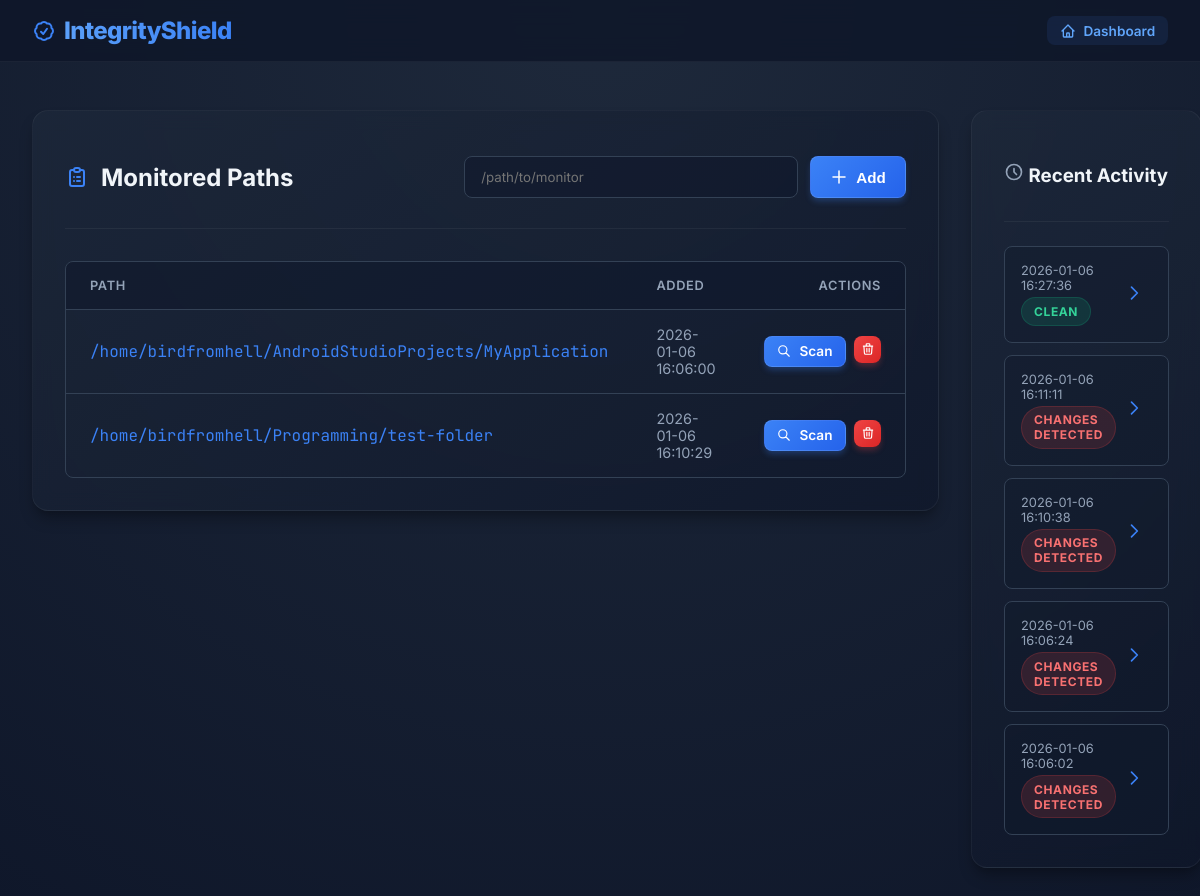
The page / on the database its author committed.
### tables this page shows
CREATE TABLE monitored_paths (
                    id INTEGER PRIMARY KEY AUTOINCREMENT,
                    path TEXT UNIQUE NOT NULL,
                    added_at TIMESTAMP DEFAULT CURRENT_TIMESTAMP
                );

CREATE TABLE scan_logs (
                    id INTEGER PRIMARY KEY AUTOINCREMENT,
                    scan_time TIMESTAMP DEFAULT CURRENT_TIMESTAMP,
                    status TEXT,
                    details TEXT
                );

### app.py (the view)
@app.route('/')
def index():
    conn = get_db_connection()
    paths = conn.execute('SELECT * FROM monitored_paths').fetchall()
    recent_scans = conn.execute('SELECT * FROM scan_logs ORDER BY scan_time DESC LIMIT 5').fetchall()
    conn.close()
    return render_template('index.html', paths=paths, scans=recent_scans)

### database.py (called while the page is built)
def get_db_connection():
    conn = sqlite3.connect(DB_NAME)
    conn.row_factory = sqlite3.Row
    return conn

### templates/index.html (shortened to what this page needs)
{% extends 'base.html' %}
{% block content %}
<div class="dashboard-grid">
    <div>
        <div class="card">
            <div class="card-header">
                <h2>
                    Monitored Paths
                </h2>
                <form action="{{ url_for('add_path') }}" method="POST" style="display: flex; gap: 0.75rem;">
                    <input type="text" name="path" placeholder="/path/to/monitor" required>
                    <button type="submit" class="btn btn-primary">
                        <svg xmlns="http://www.w3.org/2000/svg" width="18" height="18" fill="none" viewBox="0 0 24 24"
                            stroke="currentColor" stroke-width="2">
                            <path stroke-linecap="round" stroke-linejoin="round" d="M12 4v16m8-8H4" />
                        </svg>
                        Add
                    </button>
                </form>
            </div>
            {% if paths %}
            <div class="table-container">
                <table>
                    <thead>
                        <tr>
                            <th>Path</th>
                            <th>Added</th>
                            <th style="text-align: right;">Actions</th>
                        </tr>
                    </thead>
                    <tbody>
                        {% for path in paths %}
                        <tr>
                            <td style="font-family: 'JetBrains Mono', monospace; color: var(--accent-primary);">{{
                                path['path'] }}</td>
                            <td style="color: var(--text-secondary); font-size: 0.9rem;">{{ path['added_at'][:19] }}
                            </td>
                            <td style="text-align: right;">
                                <div style="display: inline-flex; gap: 0.5rem;">
                                    <a href="{{ url_for('scan', path_id=path['id']) }}" class="btn btn-primary btn-sm">
                                        <svg xmlns="http://www.w3.org/2000/svg" width="14" height="14" fill="none"
                                            viewBox="0 0 24 24" stroke="currentColor" stroke-width="2">
                                            <path stroke-linecap="round" stroke-linejoin="round"
                                                d="M21 21l-6-6m2-5a7 7 0 11-14 0 7 7 0 0114 0z" />
                                        </svg>
                                        Scan
                                    </a>
                                    <form action="{{ url_for('delete_path', path_id=path['id']) }}" method="POST"
                                        style="display:inline;">
                                        <button type="submit" class="btn btn-danger btn-sm"
                                            onclick="return confirm('Stop monitoring this path?')"
                                            style="padding: 0.4rem;">
                                        </button>
                                    </form>
                                </div>
                            </td>
                        </tr>
                        {% endfor %}
                    </tbody>
                </table>
            </div>
            {% endif %}
        </div>
    </div>
    <div>
        <div class="card">
            <div class="card-header" style="margin-bottom: 1.5rem;">
                <h3>
                    <svg xmlns="http://www.w3.org/2000/svg" width="20" height="20" fill="none" viewBox="0 0 24 24"
                        stroke="currentColor" stroke-width="2" style="color: var(--text-secondary);">
                        <path stroke-linecap="round" stroke-linejoin="round"
                            d="M12 8v4l3 3m6-3a9 9 0 11-18 0 9 9 0 0118 0z" />
                    </svg>
                    Recent Activity
                </h3>
            </div>
            {% if scans %}
            <div style="display: flex; flex-direction: column; gap: 0.75rem;">
                {% for scan in scans %}
                <div class="scan-item">
                    <div>
                        <div style="font-size: 0.8rem; color: var(--text-secondary); margin-bottom: 0.25rem;">{{
                            scan['scan_time'] }}</div>
                        <div class="status-badge status-{{ 'Changes' if 'Changes' in scan['status'] else 'Clean' }}">
                            {{ scan['status'] }}
                        </div>
                    </div>
                    <a href="{{ url_for('view_log', log_id=scan['id']) }}"
                        style="color: var(--accent-primary); padding: 0.5rem;">
                        <svg xmlns="http://www.w3.org/2000/svg" width="20" height="20" fill="none" viewBox="0 0 24 24"
                            stroke="currentColor" stroke-width="2">
                            <path stroke-linecap="round" stroke-linejoin="round" d="M9 5l7 7-7 7" />
                        </svg>
                    </a>
                </div>
                {% endfor %}
            </div>
            {% else %}
            <p style="color: var(--text-secondary); text-align: center; font-size: 0.9rem;">No recent activity.</p>
            {% endif %}
        </div>
    </div>
</div>
{% endblock %}

### templates/base.html (shortened to what this page needs)
<!DOCTYPE html>
<html lang="en">
<head>
    <link rel="stylesheet" href="{{ url_for('static', filename='style.css') }}">
</head>
<body>
    <header>
        <div class="navbar">
            <a href="{{ url_for('index') }}" class="logo">
                IntegrityShield
            </a>
            <nav>
                <a href="{{ url_for('index') }}" class="btn btn-sm btn-primary"
                    style="background: rgba(59, 130, 246, 0.1); color: #60a5fa; border: none; box-shadow: none;">
                    Dashboard
                </a>
            </nav>
        </div>
    </header>
    <div class="container">
        {% block content %}{% endblock %}
    </div>
</body>
</html>

### static/style.css (style rules this page uses)
:root { --bg-dark: #0f172a; --bg-card: #1e293b; --text-primary: #f1f5f9; --text-secondary: #94a3b8; --accent-primary: #3b82f6; --accent-hover: #2563eb; --danger: #ef4444; --success: #10b981; --border: #334155; --gradient-bg: linear-gradient(135deg, #0f172a 0%, #1e293b 100%); --gradient-card: linear-gradient(145deg, rgba(30, 41, 59, 0.7) 0%, rgba(15, 23, 42, 0.7) 100%); --shadow-card: 0 10px 15px -3px rgba(0, 0, 0, 0.3), 0 4px 6px -2px rgba(0, 0, 0, 0.1); --glow: 0 0 20px rgba(59, 130, 246, 0.3); }
body { background: var(--bg-dark); background-image: radial-gradient(circle at 50% 0%, #1e293b, var(--bg-dark)); color: var(--text-primary); font-family: 'Inter', system-ui, -apple-system, sans-serif; margin: 0; min-height: 100vh; display: flex; flex-direction: column; overflow-x: hidden; }
header { background: rgba(15, 23, 42, 0.85); backdrop-filter: blur(12px); border-bottom: 1px solid rgba(255, 255, 255, 0.05); position: sticky; top: 0; z-index: 100; }
.navbar { max-width: 1200px; margin: 0 auto; padding: 1rem 2rem; display: flex; justify-content: space-between; align-items: center; }
.logo { font-size: 1.5rem; font-weight: 800; background: linear-gradient(to right, #60a5fa, #3b82f6); -webkit-background-clip: text; -webkit-text-fill-color: transparent; text-decoration: none; letter-spacing: -0.025em; display: flex; align-items: center; gap: 0.5rem; }
.logo svg { width: 24px; height: 24px; stroke: #3b82f6; }
.btn { padding: 0.6rem 1.2rem; border-radius: 8px; font-weight: 600; border: none; cursor: pointer; transition: all 0.3s cubic-bezier(0.4, 0, 0.2, 1); text-decoration: none; display: inline-flex; align-items: center; gap: 0.5rem; font-size: 0.95rem; }
.btn-primary { background: linear-gradient(135deg, #3b82f6, #2563eb); color: white; box-shadow: 0 4px 6px -1px rgba(59, 130, 246, 0.3); border: 1px solid rgba(255, 255, 255, 0.1); }
.btn-danger { background: linear-gradient(135deg, #ef4444, #dc2626); color: white; box-shadow: 0 4px 6px -1px rgba(239, 68, 68, 0.3); }
.btn-sm { padding: 0.4rem 0.8rem; font-size: 0.85rem; }
.container { max-width: 1200px; margin: 3rem auto; padding: 0 2rem; width: 100%; box-sizing: border-box; animation: fadeIn 0.5s ease-out; }
.dashboard-grid { display: grid; grid-template-columns: 2fr 1fr; gap: 2rem; }
.card { background: var(--gradient-card); border: 1px solid rgba(255, 255, 255, 0.05); border-radius: 16px; padding: 2rem; box-shadow: var(--shadow-card); backdrop-filter: blur(10px); }
.card-header { display: flex; justify-content: space-between; align-items: center; margin-bottom: 2rem; border-bottom: 1px solid rgba(255, 255, 255, 0.05); padding-bottom: 1rem; }
.card-header h2 { font-size: 1.5rem; font-weight: 700; color: var(--text-primary); display: flex; align-items: center; gap: 0.75rem; }
input[type="text"] { background: rgba(15, 23, 42, 0.5); border: 1px solid var(--border); color: var(--text-primary); padding: 0.75rem 1rem; border-radius: 8px; width: 300px; transition: all 0.2s; font-family: inherit; }
.table-container { overflow-x: auto; border-radius: 8px; border: 1px solid var(--border); }
table { width: 100%; border-collapse: separate; border-spacing: 0; }
th, td { padding: 1rem 1.5rem; text-align: left; border-bottom: 1px solid var(--border); }
th { background: rgba(15, 23, 42, 0.5); color: var(--text-secondary); font-weight: 600; font-size: 0.8rem; text-transform: uppercase; letter-spacing: 0.05em; }
tr:last-child td { border-bottom: none; }
.status-badge { padding: 0.35rem 0.75rem; border-radius: 99px; font-size: 0.75rem; font-weight: 700; text-transform: uppercase; letter-spacing: 0.05em; display: inline-flex; align-items: center; gap: 0.35rem; }
.status-Clean { background: rgba(16, 185, 129, 0.15); color: #34d399; border: 1px solid rgba(16, 185, 129, 0.2); }
.status-Changes { background: rgba(239, 68, 68, 0.15); color: #f87171; border: 1px solid rgba(239, 68, 68, 0.2); }
.scan-item { background: rgba(15, 23, 42, 0.3); border: 1px solid var(--border); border-radius: 8px; padding: 1rem; display: flex; justify-content: space-between; align-items: center; transition: transform 0.2s; }

### rows shown on the page
monitored_paths: path "/home/birdfromhell/AndroidStudioProjects/MyApplication", added_at "2026-01-06 16:06:00"
monitored_paths: path "/home/birdfromhell/Programming/test-folder", added_at "2026-01-06 16:10:29"
scan_logs: scan_time "2026-01-06 16:27:36", status "CLEAN"
scan_logs: scan_time "2026-01-06 16:11:11", status "CHANGES DETECTED"
scan_logs: scan_time "2026-01-06 16:10:38", status "CHANGES DETECTED"
scan_logs: scan_time "2026-01-06 16:06:24", status "CHANGES DETECTED"
scan_logs: scan_time "2026-01-06 16:06:02", status "CHANGES DETECTED"
